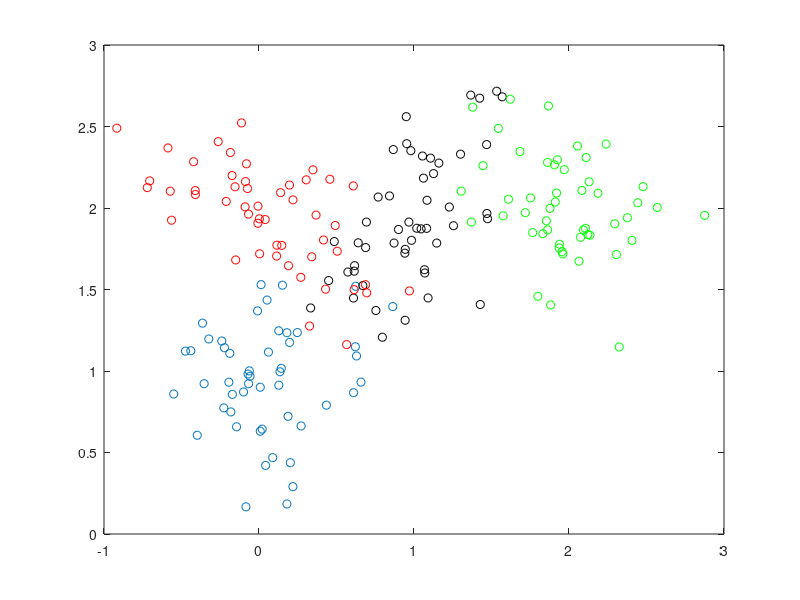

Source code (MATLAB):
clear all
clc
mu1 = [0 1];
SIGMA1 = [.1 0; 0 .1];
r1 = mvnrnd(mu1,SIGMA1,50);
r1new=[r1 ones(50,1)];
plot(r1(:,1),r1(:,2),'o')
hold on
mu2 = [1 2];
SIGMA2 = [.1 .05; .05 .1];
r2 = mvnrnd(mu2,SIGMA2,50);
r2new=[r2 ones(50,1)*2];
plot(r2(:,1),r2(:,2),'ko')
mu3 = [0 2];
SIGMA3 = [.1 -.05; -.05 .1];
r3 = mvnrnd(mu3,SIGMA3,50);
r3new=[r3 ones(50,1)*3];
plot(r3(:,1),r3(:,2),'ro')

mu4 = [2 2];
SIGMA4 = [.1 -.01; -.01 .1];
r4 = mvnrnd(mu4,SIGMA4,50);
r4new=[r4 ones(50,1)*4];
plot(r4(:,1),r4(:,2),'go')
hold off
 data=[r1new;r2new;r3new;r4new]
  save('200point.mat','data');
% scatter(zt(1:50,1),zt(1:50,2),'bo','LineWidth',2)
% hold on
% scatter(zt(51:100,1),zt(51:100,2),'kd','LineWidth',2)
% scatter(zt(101:150,1),zt(101:150,2),'r^','LineWidth',2)
% hold off
% save('kq2728.mat','dataa');